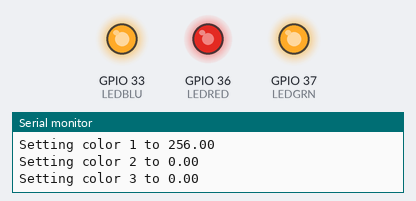
A sketch run on a simulated ESP32. Shown: output pins drawn as LEDs (lit = HIGH), the last lines printed to the serial monitor.

Above: at 0.05 s.
At 3.75 s:
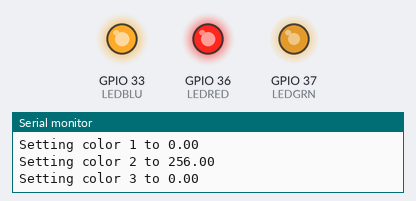
At 7.45 s:
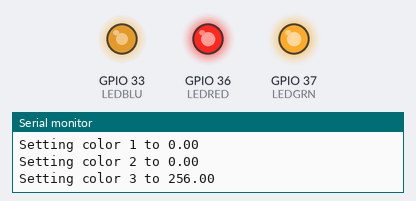
At 14.95 s:
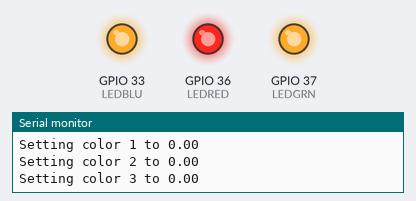
Timing chart, 0 to 19.5 s (numbered marks = the images above):
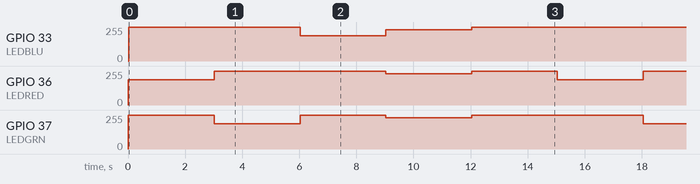

Measured:
- by itself, GPIO 33 (LEDBLU): repeats every 15.0 s: 191/255 3.0 s, 234/255 3.0 s, 255/255 9.0 s
- by itself, GPIO 36 (LEDRED): repeats every 15.0 s: 255/255 6.0 s, 234/255 3.0 s, 255/255 3.0 s, 191/255 3.0 s
- by itself, GPIO 37 (LEDGRN): repeats every 15.0 s: 191/255 3.0 s, 255/255 3.0 s, 234/255 3.0 s, 255/255 6.0 s

The sketch:

campuslan-led-system.ino
```cpp
#define MAX_INTENSITY 1024/4
#define MIN_INTENSITY
#define DELAYTIME 3000

// LED type
#define RGB_COMMON_ANODE

// LED pins
#define LEDRED A0
#define LEDGRN A1
#define LEDBLU A5

// PWM setup. For normal Arduinos, this is just used for maths
#define PWMFREQ 1000
#define PWMBITS 10
#define PWMMAXV ((1<<PWMBITS)-1)

#if defined(ARDUINO_ARCH_ESP32)
#define ESP32_QUIRKS_NO_ANALOGWRITE
#endif

// Based on https://raw.githubusercontent.com/espressif/arduino-esp32/master/libraries/ESP32/examples/AnalogOut/ledcWrite_RGB/ledcWrite_RGB.ino

// Platform-dependent code to initialize LED
void configLED()
{
  #ifdef ESP32_QUIRKS_NO_ANALOGWRITE
    Serial.println("Doing ESP32 setup");
    ledcAttachPin(LEDRED, 1); // assign RGB led pins to channels
    ledcAttachPin(LEDGRN, 2);
    ledcAttachPin(LEDBLU, 3);
    // Initialize channels
    // channels 0-15, resolution 1-16 bits, freq limits depend on resolution
    // ledcSetup(uint8_t channel, uint32_t freq, uint8_t resolution_bits);
    ledcSetup(1, PWMFREQ, PWMBITS); // PWMFREQ Hz PWM, PWMBITS resolution
    ledcSetup(2, PWMFREQ, PWMBITS);
    ledcSetup(3, PWMFREQ, PWMBITS);
  #else
    Serial.println("Doing non-ESP32 setup");
    pinMode(LEDRED, OUTPUT);
    pinMode(LEDGRN, OUTPUT);
    pinMode(LEDBLU, OUTPUT);
  #endif
}

// Platform-dependent code to set the value of a color (analogWrite vs ledcWrite)
void setColorValue(byte color, int value)
{
  Serial.print("Setting color ");
  Serial.print(color);
  Serial.print(" to ");
  Serial.println(floor(value));//*/
  #ifdef RGB_COMMON_ANODE
  value = PWMMAXV - value;
  #endif
  #ifdef ESP32_QUIRKS_NO_ANALOGWRITE
    ledcWrite(color, value);
  #else
    if(color == 1) analogWrite(LEDRED, value);
    else if(color == 2) analogWrite(LEDGRN, value);
    else if(color == 3) analogWrite(LEDBLU, value);
  #endif
}
void setColor(float R, float G, float B)
{
  Serial.print(R);
  Serial.print(" ");
  Serial.print(G);
  Serial.print(" ");
  Serial.println(B);
  // Simplified intensity calculation (meant to limit total output)
  if(R + G + B > MAX_INTENSITY) {
    Serial.println("Scaling intensity");
    float intensityScalingFactor = MAX_INTENSITY / (R + G + B);
    R = R * intensityScalingFactor;
    G = G * intensityScalingFactor;
    B = B * intensityScalingFactor;
    Serial.print(R);
    Serial.print(" ");
    Serial.print(G);
    Serial.print(" ");
    Serial.println(B);
  }//*/
  setColorValue(1, R);
  setColorValue(2, G);
  setColorValue(3, B);
}

// the setup routine runs once when you press reset:
void setup()
{
  Serial.begin(115200);
  delay(10);
  configLED();
}

// void loop runs over and over again
void loop()
{
  setColor(PWMMAXV, 0, 0);
  delay(DELAYTIME);
  setColor(0, PWMMAXV, 0);
  delay(DELAYTIME);
  setColor(0, 0, PWMMAXV);
  delay(DELAYTIME);
  setColor(PWMMAXV, PWMMAXV, PWMMAXV);
  delay(DELAYTIME);
  setColor(0, 0, 0);
  delay(DELAYTIME);
}
```
